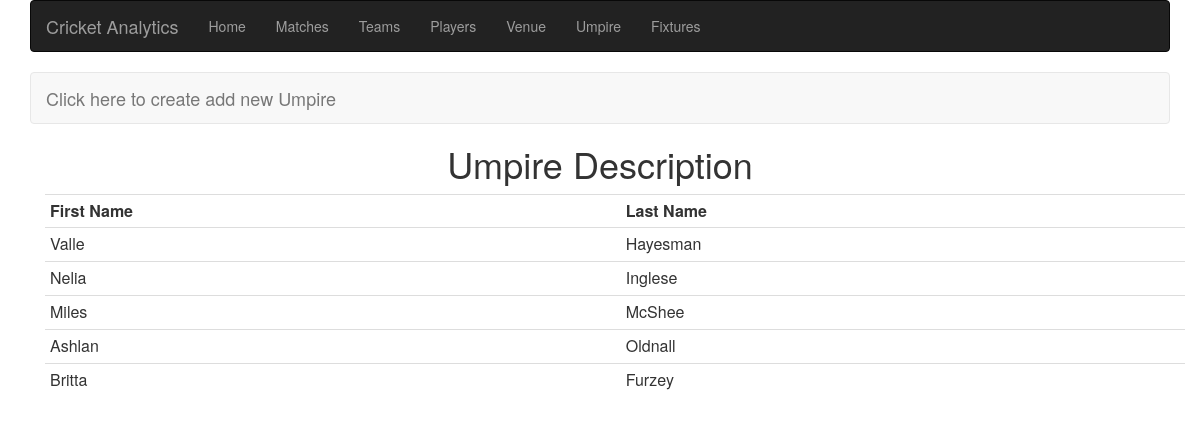
Page /PhpScripts/viewumpire.php on the committed database.
### tables this page shows
CREATE TABLE `match_umpire` (
  `umpire_id` int NOT NULL AUTO_INCREMENT,
  `first_name` varchar(50) NOT NULL,
  `last_name` varchar(50) NOT NULL,
  PRIMARY KEY (`umpire_id`)
  );

### PhpScripts/viewumpire.php (the view, shortened to what this page needs)
<html>
<head>
    <link rel="stylesheet" href="https://maxcdn.bootstrapcdn.com/bootstrap/3.3.7/css/bootstrap.min.css">
</head>
<body>
    <link rel="stylesheet" href="https://maxcdn.bootstrapcdn.com/bootstrap/3.3.7/css/bootstrap.min.css">
<div>
    <?php include 'navBar.php';?>
    <div class="container">
        <div >
            <nav class="navbar navbar-default">
                <div class="container-fluid">
                    <div class="navbar-header">
                        <a class="navbar-brand" href="addUmpire.php">Click here to create add new Umpire</a>
                    </div>
                </div>
            </nav>
        </div>
        <h1 class="text-center">Umpire Description</h1>
        <div class="container">
            <div class="row">
                <div class="container container-fluid">
                    <table class="table table-condensed">
                        <?php
                        $servername = "localhost";
                        $username = "root";
                        $password = "mysql";
                        $database = "cricket_analytics";
                        $conn = new mysqli($servername, $username, $password, $database);
                        $sql = "select umpire_id,first_name,last_name from match_umpire";
                        $result = $conn->query($sql);
                        if($result){
                            echo "<td><b>First Name</b></td>";
                                echo "<td><b>Last Name</b></td></tr>";
                            while($row = $result->fetch_assoc()) {
                                echo "<tr>";
                                echo "<td>$row[first_name]</b></td>";
                                echo "<td>$row[last_name]</b></td></tr>";
                            }
                        };
                        ?>
                    </table>
            </div>
        </div>
    </div>
</div>
</body>
</html>

### rows in the picture
match_umpire: first_name "Valle", last_name "Hayesman"
match_umpire: first_name "Nelia", last_name "Inglese"
match_umpire: first_name "Miles", last_name "McShee"
match_umpire: first_name "Ashlan", last_name "Oldnall"
match_umpire: first_name "Britta", last_name "Furzey"
